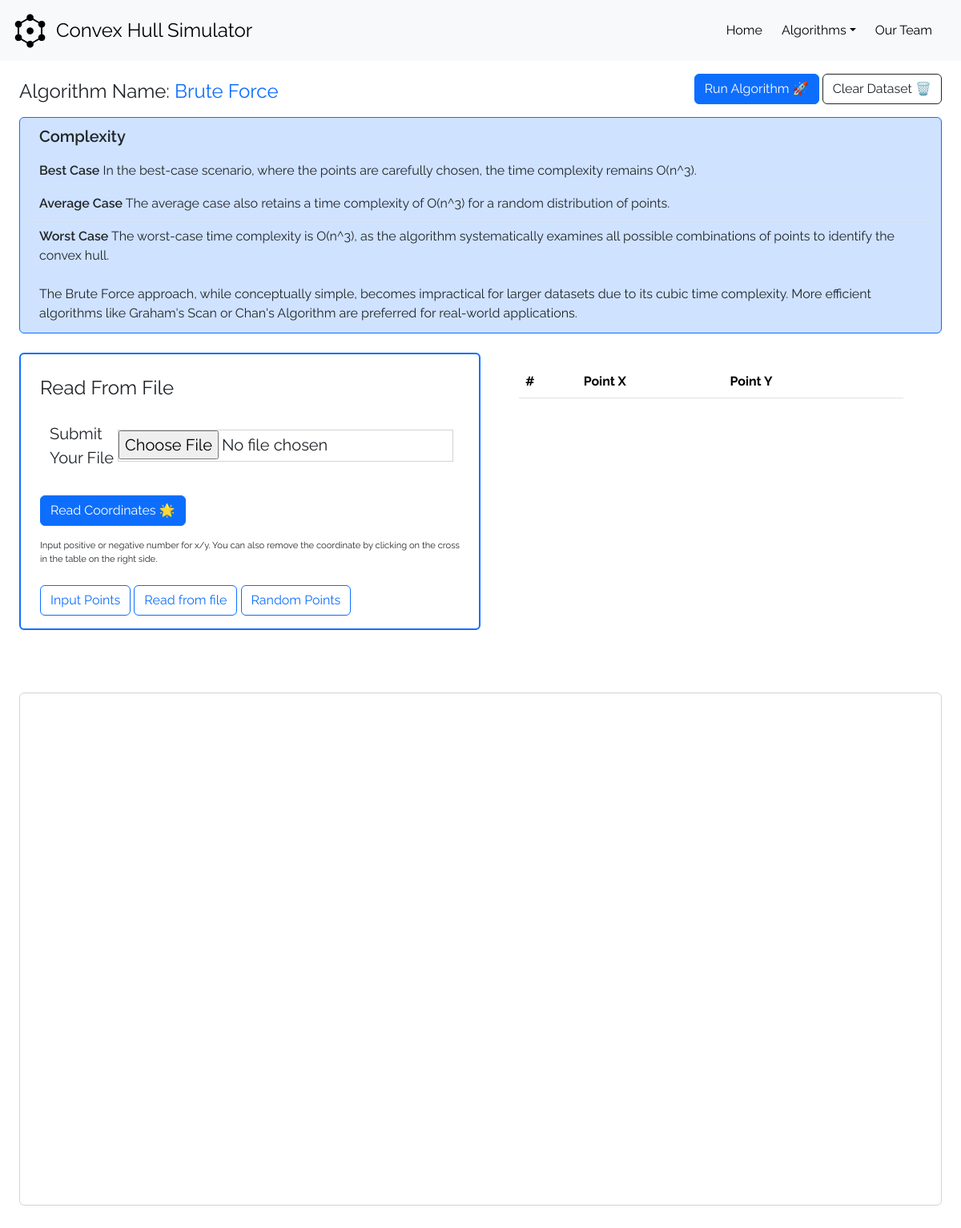
The app's page /algorithm/brute_force/ with its own data.
### CHS_App/models.py (models this page shows)
class AlgorithmComplexity(models.Model):
    algorithm_name = models.CharField(max_length=50, unique=True)
    best_case = models.CharField(max_length=200, null=True)
    avg_case = models.CharField(max_length=200, null=True)
    worst_case = models.CharField(max_length=200, null=True)
    little_info  = models.CharField(max_length=250, null=True)
    class Meta:
        verbose_name = "Algorithm Complexity"
        verbose_name_plural = "Algorithm Complexities"

### CHS_App/views.py (the view)
def algorithm(request, algorithm):
    algorithms = [
        "brute_force",
        "jarvis_march",
        "graham_scan",
        "quick_hull",
        "monotone_chain",
    ]
    if algorithm not in algorithms:
        return page_not_found_404(request, exception=404)
    algorithmTitle = "None"
    research_paper_reference = ""
    colorScheme = "None"
    if algorithm == algorithms[0]:
        algorithmTitle = "Brute Force"
        colorScheme = "primary"
    elif algorithm == algorithms[1]:
        algorithmTitle = "Jarvis March"
        colorScheme = "secondary"
    elif algorithm == algorithms[2]:
        algorithmTitle = "Graham Scan"
        colorScheme = "success"
    elif algorithm == algorithms[3]:
        algorithmTitle = "Quick Hull"
        colorScheme = "danger"
    else:
        algorithmTitle = "Monotone Chain"
        colorScheme = "warning"
        research_paper_reference = (
            "https://scholarworks.calstate.edu/downloads/2z10ww05b"
        )
    algorithm_complexity = AlgorithmComplexity.objects.get(
        algorithm_name=algorithmTitle
    )
    return render(
        request,
        "CHS_App/algorithm.html",
        {
            "algorithm": algorithm,
            "algorithmTitle": algorithmTitle,
            "colorScheme": colorScheme,
            "research_paper_reference": research_paper_reference,
            "algorithm_complexity": algorithm_complexity,
        },
    )

### CHS_App/templates/CHS_App/algorithm.html (shortened to what this page needs)
{% extends 'CHS_App/base.html' %}
{% load static %}
{% block ExtraHeaders %}
  <link href="{% static 'CHS_App/main.css' %}" rel="stylesheet" />
{% endblock %}
{% block body %}
  <div class="container-fluid d-flex justify-content-between flex-wrap my-3">
    <div class="fs-4 mt-1">
      Algorithm Name: <span class="text-{{ colorScheme }}">{{ algorithmTitle }}</span>
    </div>
    <div class="mb-2">
      <a href="#graphs-div"><button type="button" class="btn btn-{{ colorScheme }}" onclick="{{ algorithm }}()">Run Algorithm 🚀</button></a>
      <button type="button" class="btn btn-outline-dark" onclick="clearDataset()">Clear Dataset 🗑️</button>
    </div>
    <div class="complexity-d p-2 col-12 mt-2 border border-{{ colorScheme }} rounded bg-{{ colorScheme }}-subtle">
      <div class="fw-semibold fs-5 mb-2 px-3">Complexity</div>
      <ul class="list-group list-group-flush">
        <li class="list-group-item">
          <span class="fw-semibold">Best Case</span>
          {{ algorithm_complexity.best_case }}
        </li>
        <li class="list-group-item">
          <span class="fw-semibold">Average Case</span>
          {{ algorithm_complexity.avg_case }}
        </li>
        <li class="list-group-item">
          <span class="fw-semibold">Worst Case</span>
          {{ algorithm_complexity.worst_case }}
        </li>
      </ul>
      <div class="mt-3 mb-1 px-3">{{ algorithm_complexity.little_info }}</div>
    </div>
  </div>
  <div class="container-fluid algo-container">
    <div class="d-flex flex-wrap">
      <div class="input-contaniner border border-2 border-{{ colorScheme }} rounded col-12 col-lg-6 my-2 px-4 pt-4 pb-3">
        <div id="readFromFileView">
          <div class="fs-4 mb-4">Read From File</div>
          <div class="d-flex align-items-center col-12 fs-5 px-2 my-3">
            <div class="mx-1">Submit Your File</div>
            <input type="file" id="fileInput" accept=".csv" />
          </div>
          <button class="btn btn-{{ colorScheme }} mt-3 mb-3" onclick="readCoordinatesFromFile()">Read Coordinates 🌟</button>
        </div>
        <div style="font-size: 0.7rem;">Input positive or negative number for x/y. You can also remove the coordinate by clicking on the cross in the table on the right side.</div>
        <div class="mt-4">
          <button class="btn btn-outline-{{ colorScheme }}" id="inputViewButton">Input Points</button>
          <button class="btn btn-outline-{{ colorScheme }}" id="readFromFileViewButton">Read from file</button>
          <button class="btn btn-outline-{{ colorScheme }}" id="randomViewButton">Random Points</button>
        </div>
      </div>
      <div class="data-container col-12 col-lg-6 my-2 px-5 pt-3 pb-1">
        <table class="table">
          <thead>
            <tr>
              <th scope="col">#</th>
              <th scope="col">Point X</th>
              <th scope="col">Point Y</th>
              <th scope="col"></th>
            </tr>
          </thead>
        </table>
      </div>
    </div>
    <div id="graphs-div" class="algo-div my-3 col-12"></div>
    <div id="convex-hull-div" class="p-2 mb-3"></div>
  </div>
{% endblock %}

### CHS_App/templates/CHS_App/base.html (shortened to what this page needs)
{% load static %}
<!DOCTYPE html>
<html lang="en">
  <head>
    <link href="https://cdn.jsdelivr.net/npm/bootstrap@5.3.1/dist/css/bootstrap.min.css" rel="stylesheet" />
    <link rel="stylesheet" href="https://cdn.jsdelivr.net/npm/bootstrap-icons@1.10.5/font/bootstrap-icons.css" />
    <link href="{% static 'CHS_App/base.css' %}" rel="stylesheet" />
    {% block ExtraHeaders %}
    {% endblock %}
  </head>
  <body>
    {% block navbar %}
      <nav class="navbar navbar-expand-lg bg-body-tertiary">
        <div class="container-fluid">
          <a class="navbar-brand d-flex align-items-center" href="{% url 'CHS_App:main' %}">
            <img src="{% static 'CHS_App/CHS Logo.png' %}" alt="Logo" width="50" height="50" class="d-inline-block align-text-top" />
            <div id="logo_chs" class="mx-2 fs-4">Convex Hull Simulator</div>
          </a>
          <div class="collapse navbar-collapse justify-content-end align-items-center" id="navbarNav">
            <ul class="navbar-nav">
              <li class="nav-item me-3">
                <a class="nav-link" href="{% url 'CHS_App:main' %}">Home</a>
              </li>
              <li class="nav-item me-3">
                <div class="dropdown">
                  <button class="allocation_dropdown dropdown-toggle" type="button" data-bs-toggle="dropdown" aria-expanded="false">Algorithms</button>
                </div>
              </li>
              <li class="nav-item me-3">
                <a class="nav-link" href="{% url 'CHS_App:team' %}">Our Team</a>
              </li>
            </ul>
          </div>
        </div>
      </nav>
    {% endblock %}
    <div class="container-xxl" style="min-height: 70vh;">
      {% block body %}
      {% endblock %}
    </div>
  </body>
</html>

### CHS_App/static/CHS_App/base.css (style rules this page uses)
.nav-link { color: black !important; }
body { font-family: 'Raleway', sans-serif; }
.allocation_dropdown { background-color: transparent !important; color: black; border: none; padding: 0; margin: 0.5rem 0rem; }

### CHS_App/static/CHS_App/main.css (style rules this page uses)
.algo-container { height: max-content; }
.input-contaniner, .data-container { height: 20rem; height: 25rem; overflow: auto; }
.input-contaniner { height: max-content; overflow: auto; }
input { height: 2.5rem; border: 1px solid lightgray; }
.algo-div { height: 40rem; border-radius: 6px; border: 1px solid lightgray; overflow: hidden; }
.complexity-d { height: max-content; }
.complexity-d ul { background-color: transparent !important; }
.complexity-d ul li { background-color: transparent !important; }

### records on screen
AlgorithmComplexity: algorithm_name "Brute Force", best_case "In the best-case scenario, where the points are carefully chosen, the time complexity remains O(n^3).", avg_case "The average case also retains a time complexity of O(n^3) for a random distribution of points.", worst_case "The worst-case time complexity is O(n^3), as the algorithm systematically examines all possible combinations of points to identify the convex hull.", little_info "The Brute Force approach, while conceptually simple, becomes impractical for larger datasets due to its cubic time complexity. More efficient algorithms like Graham's Scan or Chan's Algorithm are preferred for real-world applications."
